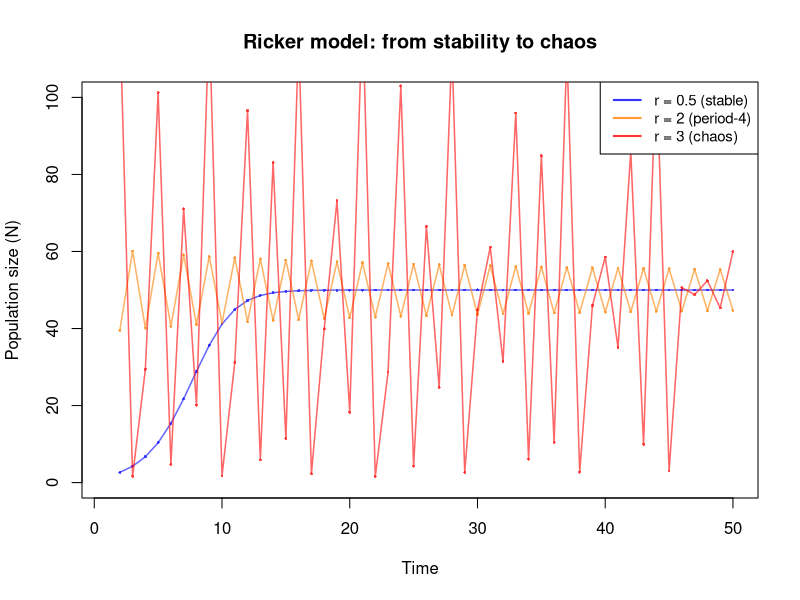

Generate this figure with R:
## ---- chunk 1
#| code-fold: false
#| fig-cap: "Ricker model trajectories showing stable, period-4, and chaotic dynamics"
#| label: fig-ricker-sim

# Function to simulate Ricker model
simulate_ricker <- function(N0, r, K, time_steps) {
  # N0: initial population size
  # r: intrinsic growth rate
  # K: carrying capacity
  # time_steps: number of time steps to simulate

  N <- numeric(time_steps + 1)
  N[1] <- N0

  for (t in 1:time_steps) {
    N[t + 1] <- N[t] * exp(r * (1 - N[t] / K))
  }

  return(N)
}

# Parameters
N0 <- 0.1 * 10  # Initial population (10% of K)
K <- 50  # Carrying capacity
time_steps <- 50
burn_in <- 1  # Discard first points to reach attractor

# Example 1: Default r (stable equilibrium)
r_default <- 0.5
traj_default <- simulate_ricker(N0, r_default, K, time_steps)

# Example 2: Higher r (period-4 cycle)
r_p4 <- 2.
traj_p4 <- simulate_ricker(N0, r_p4, K, time_steps)

# Example 3: Even higher r (chaotic dynamics)
r_chaos <- 3.
traj_chaos <- simulate_ricker(N0, r_chaos, K, time_steps)

# Create single plot
time <- 0:time_steps
plot(NA, xlim = c(burn_in, time_steps), ylim = c(0, K * 2),
     xlab = "Time", ylab = "Population size (N)",
     main = "Ricker model: from stability to chaos")

# Plot trajectories with lines and points
# Default r (stable)
lines(time[-(1:(burn_in+1))], traj_default[-(1:(burn_in+1))],
      col = rgb(0, 0, 1, 0.6), lwd = 1.5)
points(time[-(1:(burn_in+1))], traj_default[-(1:(burn_in+1))],
       col = rgb(0, 0, 1, 0.6), pch = 16, cex = 0.4)

# Period-4 r
lines(time[-(1:(burn_in+1))], traj_p4[-(1:(burn_in+1))],
      col = rgb(1, 0.5, 0, 0.6), lwd = 1.5)
points(time[-(1:(burn_in+1))], traj_p4[-(1:(burn_in+1))],
       col = rgb(1, 0.5, 0, 0.6), pch = 16, cex = 0.4)

# Chaotic r
lines(time[-(1:(burn_in+1))], traj_chaos[-(1:(burn_in+1))],
      col = rgb(1, 0, 0, 0.6), lwd = 1.5)
points(time[-(1:(burn_in+1))], traj_chaos[-(1:(burn_in+1))],
       col = rgb(1, 0, 0, 0.6), pch = 16, cex = 0.4)

# Add legend
legend("topright",
       legend = c(paste0("r = ", r_default, " (stable)"),
                  paste0("r = ", r_p4, " (period-4)"),
                  paste0("r = ", r_chaos, " (chaos)")),
       col = c(rgb(0, 0, 1, 0.8), rgb(1, 0.5, 0, 0.8), rgb(1, 0, 0, 0.8)),
       lwd = 2, cex = 0.9)
